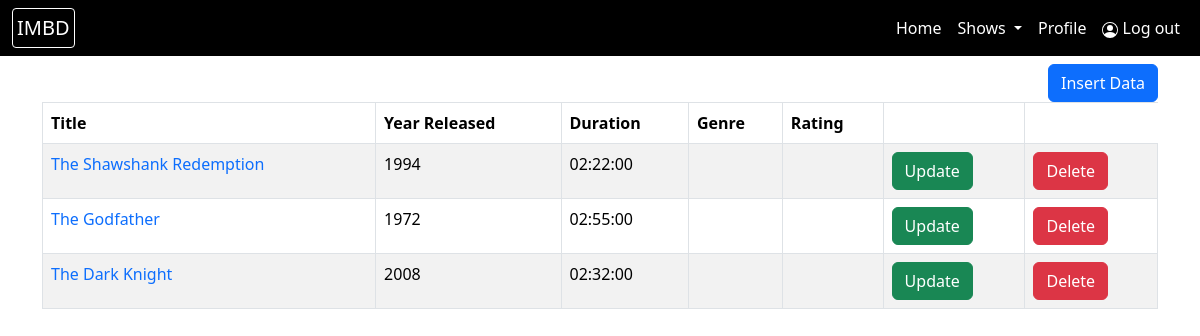
Screenshot of /admin/admin_movie.php with the database file from the repository.
### tables this page shows
CREATE TABLE `content` (
  `content_id` int(11) NOT NULL,
  `title` varchar(255) NOT NULL,
  `year_released` year(4) NOT NULL,
  `duration` time DEFAULT NULL,
  `seasons` int(11) DEFAULT NULL,
  `type` varchar(50) NOT NULL
);

### admin/admin_movie.php (the view, shortened to what this page needs)
<?php include("admin_header.php"); ?>
<?php include("navbar_admin.php"); ?>
<?php include("../db_connect.php"); ?>
<div class="container">
    <div class="d-grid gap-2 d-md-flex justify-content-md-end">
    <button class="btn btn-primary" type="button"
    data-bs-toggle="modal" data-bs-target="#exampleModal">Insert Data</button>
    </div>
    <table class="table table-hover table-bordered table-striped">
        <thead>
            <tr>
                <th>Title </th>
                <th>Year Released </th>
                <th>Duration </th>
                <th>Genre </th>
                <th>Rating </th>
                <th></th>
            </tr>
        </thead>
        <tbody>
            <?php
                $view_query = "SELECT * FROM content WHERE type='movie'";
                $result = mysqli_query($conn, $view_query);
                if (!$result){
                    die("Query Failed".mysqli_error());
                }
                else{
                    while($row=mysqli_fetch_assoc($result)){
                        ?>
                    <tr>
                        <td><a href="details_page.php?id=<?php echo $row['content_id']; ?>" class="text-decoration-none"> <?php echo $row['title']; ?></a></td>
                        <td> <?php echo($row['year_released']) ?> </td>
                        <td> <?php echo($row['duration']) ?> </td>
                        <td></td>
                        <td></td>
                        <td><a href="#" class="btn btn-success">Update</td>
                        <td><a href="#" class="btn btn-danger">Delete</td>
                    </tr>
                        <?php
                    }
                }
            ?>
        </table>
</div>
<?php include("../footer.php"); ?>

### rows the page displays
content: title "The Shawshank Redemption", year_released "1994", duration "02:22:00"
content: title "The Godfather", year_released "1972", duration "02:55:00"
content: title "The Dark Knight", year_released "2008", duration "02:32:00"
